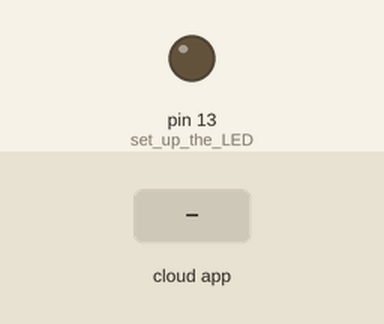
This sketch was run on a simulated Arduino Uno, built with avr-gcc and run on an emulated ATmega328P. Shown: output pins drawn as LEDs (lit = HIGH). The inputs (shaded band) are chosen by the test bench. The ROS host is connected and sends only what is stated.

Above: at 1.2 s.
1.3 s: the phone or cloud app sets mode to manual
At 1.8 s:
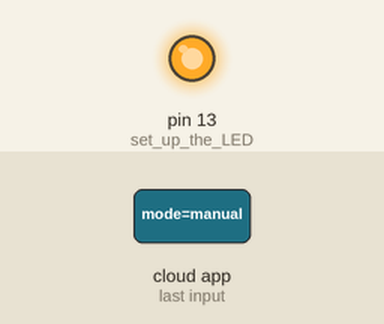
2.8 s: the phone or cloud app sets mode to autonomous
At 5.0 s:
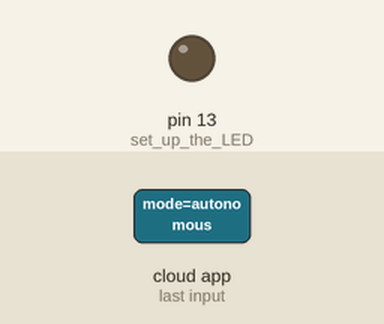
Timing chart, 0 to 6.5 s (numbered marks = the images above; inputs shaded):
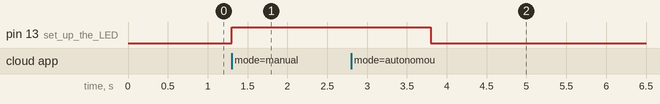

The sketch:

control_mode.ino
```cpp
/*
*  RosSerial Control Mode
*  This program shows how to control a blink
*  from an arduino using RosSerial
*/

#include <stdlib.h>
#include <ros.h>
#include <std_msgs/String.h>

void mode_cb( const std_msgs::String& mode_cmd)
{

  if (!(strcmp(mode_cmd.data,"manual")))
  {
    digitalWrite(13, HIGH);   // turn the LED on (HIGH is the voltage level)
  }

  else if (!(strcmp(mode_cmd.data,"autonomous")))
  {
    digitalWrite(13, HIGH);   // turn the LED on (HIGH is the voltage level)
    delay(1000);              // wait for a second
    digitalWrite(13, LOW);    // turn the LED off by making the voltage LOW
    delay(1000);              // wait for a second
  }

  else if (!(strcmp(mode_cmd.data,"panic")))
  {
    digitalWrite(13, HIGH);  // turn the LED on (HIGH is the voltage level)
    delay(200);
    digitalWrite(13, LOW);   // turn the LED off by making the voltage LOW
    delay(200);
  }
}

ros::NodeHandle  nh;
ros::Subscriber<std_msgs::String> sub("igvc/mode" , mode_cb);

void setup()
{
  pinMode(13, OUTPUT);    //set up the LED
  digitalWrite(13, LOW);
  nh.initNode();
  nh.subscribe(sub);
}

void loop()
{
  nh.spinOnce();
  delay(1);
}
```

Measured:
- after the input at 1.3 s, pin 13 (set_up_the_LED): LOW → HIGH at once
- after the input at 2.8 s, pin 13 (set_up_the_LED): HIGH → LOW after 1.0 s
